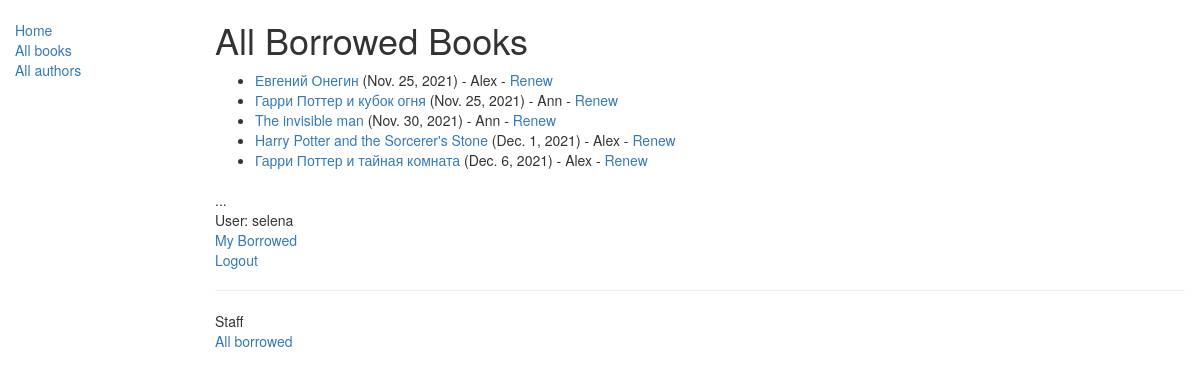
Page /catalog/borrowed/ (signed in) on the committed database.
### catalog/models.py (models this page shows, shortened)
class BookInstance(models.Model):
    id = models.UUIDField(primary_key=True, default=uuid.uuid4,
                          help_text="Unique ID for this particular book across whole library")
    book = models.ForeignKey('Book', on_delete=models.SET_NULL, null=True)
    imprint = models.CharField(max_length=200)
    due_back = models.DateField(null=True, blank=True)
    borrower = models.ForeignKey(User, on_delete=models.SET_NULL, null=True, blank=True)
    LOAN_STATUS = (
        ('m', 'Maintenance'),
        ('o', 'On loan'),
        ('a', 'Available'),
        ('r', 'Reserved'),
    )
    @property
    def is_overdue(self):
        if self.due_back and date.today() > self.due_back:
            return True
        return False
    status = models.CharField(max_length=1, choices=LOAN_STATUS, blank=True, default='m', help_text='Book availability')
    class Meta:
        ordering = ["due_back"]
        permissions = (("can_mark_returned", "Set book as returned"),)

class Book(models.Model):
    title = models.CharField(max_length=200)
    author = models.ForeignKey('Author', on_delete=models.SET_NULL, null=True)
    summary = models.TextField(max_length=1000, help_text="Enter a brief description of the book")
    isbn = models.CharField('ISBN', max_length=13,
                            help_text='13 Character <a href="https://www.isbn-international.org/content/what-isbn">ISBN number</a>')
    genre = models.ManyToManyField(Genre, help_text="Select a genre for this book")
    language = models.ForeignKey('Language', on_delete=models.SET_NULL, null=True)
    class Meta:
        ordering = ['title', 'author']
    def display_genre(self):
        """
        Creates a string for the Genre. This is required to display genre in Admin.
        """
        return ', '.join([genre.name for genre in self.genre.all()[:3]])
    display_genre.short_description = 'Genre'

### catalog/views.py (the view)
class LoanedBooksAllListView(PermissionRequiredMixin, generic.ListView):
    model = BookInstance
    permission_required = 'catalog.can_mark_returned'
    template_name = 'catalog/bookinstance_list_borrowed_all.html'
    paginate_by = 10
    def get_queryset(self):
        return BookInstance.objects.filter(status__exact='o').order_by('due_back')

### catalog/templates/catalog/bookinstance_list_borrowed_all.html
{% extends "base_generic.html" %}
{% block content %}
    <h1>All Borrowed Books</h1>
    {% if bookinstance_list %}
    <ul>
      {% for bookinst in bookinstance_list %}
      <li class="{% if bookinst.is_overdue %}text-danger{% endif %}">
        <a href="{% url 'book-detail' bookinst.book.pk %}">{{bookinst.book.title}}</a> ({{ bookinst.due_back }}) {% if user.is_staff %}- {{ bookinst.borrower }}{% endif %}
          {% if perms.catalog.can_mark_returned %}- <a href="{% url 'renew-book-librarian' bookinst.id %}">Renew</a>  {% endif %}
      </li>
      {% endfor %}
    </ul>
    {% else %}
      <p>There are no books borrowed.</p>
    {% endif %}
{% endblock %}

### catalog/templates/base_generic.html (shortened to what this page needs)
<!DOCTYPE html>
<html lang="en">
<head>
  <link rel="stylesheet" href="https://maxcdn.bootstrapcdn.com/bootstrap/3.3.7/css/bootstrap.min.css">
  {% load static %}
  <link rel="stylesheet" href="{% static 'css/styles.css' %}">
</head>
<body>
  <div class="container-fluid">
    <div class="row">
      <div class="col-sm-2">
      {% block sidebar %}
      <ul class="sidebar-nav">
          <li><a href="{% url 'index' %}">Home</a></li>
          <li><a href="{% url 'books' %}">All books</a></li>
          <li><a href="{% url 'authors' %}">All authors</a></li>
      </ul>
     {% endblock %}
      </div>
      <div class="col-sm-10 ">
      {% block content %}{% endblock %}
          {% block pagination %}
  <ul class="sidebar-nav">
    ...
   {% if user.is_authenticated %}
     <li>User: {{ user.get_username }}</li>
     <li><a href="{% url 'my-borrowed' %}">My Borrowed</a></li>
     <li><a href="{% url 'logout'%}?next={{request.path}}">Logout</a></li>
   {% else %}
     <li><a href="{% url 'login'%}?next={{request.path}}">Login</a></li>
   {% endif %}
  </ul>
  {% if user.is_staff %}
   <hr />
   <ul class="sidebar-nav">
   <li>Staff</li>
   {% if perms.catalog.can_mark_returned %}
   <li><a href="{% url 'all-borrowed' %}">All borrowed</a></li>
   {% endif %}
   </ul>
    {% endif %}
{% endblock %}
      </div>
    </div>
  </div>
</body>
</html>

### catalog/static/css/styles.css (style rules this page uses)
.sidebar-nav { margin-top: 20px; padding: 0; list-style: none; }

### rows in the picture
BookInstance: book "Евгений Онегин", due_back "Nov. 25, 2021", borrower "Alex"
BookInstance: book "Гарри Поттер и кубок огня", due_back "Nov. 25, 2021", borrower "Ann"
BookInstance: book "The invisible man", due_back "Nov. 30, 2021", borrower "Ann"
BookInstance: book "Harry Potter and the Sorcerer's Stone", due_back "Dec. 1, 2021", borrower "Alex"
BookInstance: book "Гарри Поттер и тайная комната", due_back "Dec. 6, 2021", borrower "Alex"

### other values in the picture
{{ user.get_username }} "selena"
